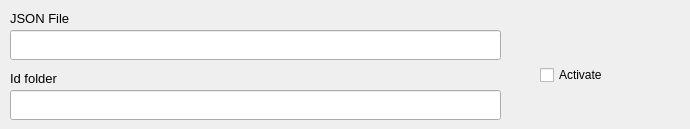
        <widget class="QWidget" name="tab_google">
         <attribute name="title">
          <string>Google Drive</string>
         </attribute>
         <widget class="QLineEdit" name="lineEdit_settings_google_json">
          <property name="geometry">
           <rect>
            <x>10</x>
            <y>30</y>
            <width>491</width>
            <height>30</height>
           </rect>
          </property>
         </widget>
         <widget class="QLabel" name="label_52">
          <property name="geometry">
           <rect>
            <x>10</x>
            <y>10</y>
            <width>141</width>
            <height>16</height>
           </rect>
          </property>
          <property name="font">
           <font>
            <pointsize>10</pointsize>
           </font>
          </property>
          <property name="text">
           <string>JSON File</string>
          </property>
         </widget>
         <widget class="QLabel" name="label_53">
          <property name="geometry">
           <rect>
            <x>10</x>
            <y>70</y>
            <width>141</width>
            <height>16</height>
           </rect>
          </property>
          <property name="font">
           <font>
            <pointsize>10</pointsize>
           </font>
          </property>
          <property name="text">
           <string>Id folder</string>
          </property>
         </widget>
         <widget class="QLineEdit" name="lineEdit_settings_google_id">
          <property name="geometry">
           <rect>
            <x>10</x>
            <y>90</y>
            <width>491</width>
            <height>30</height>
           </rect>
          </property>
         </widget>
         <widget class="QCheckBox" name="checkBox_settings_google_autoconnect">
          <property name="geometry">
           <rect>
            <x>540</x>
            <y>60</y>
            <width>141</width>
            <height>30</height>
           </rect>
          </property>
          <property name="text">
           <string>Activate</string>
          </property>
         </widget>
        </widget>
